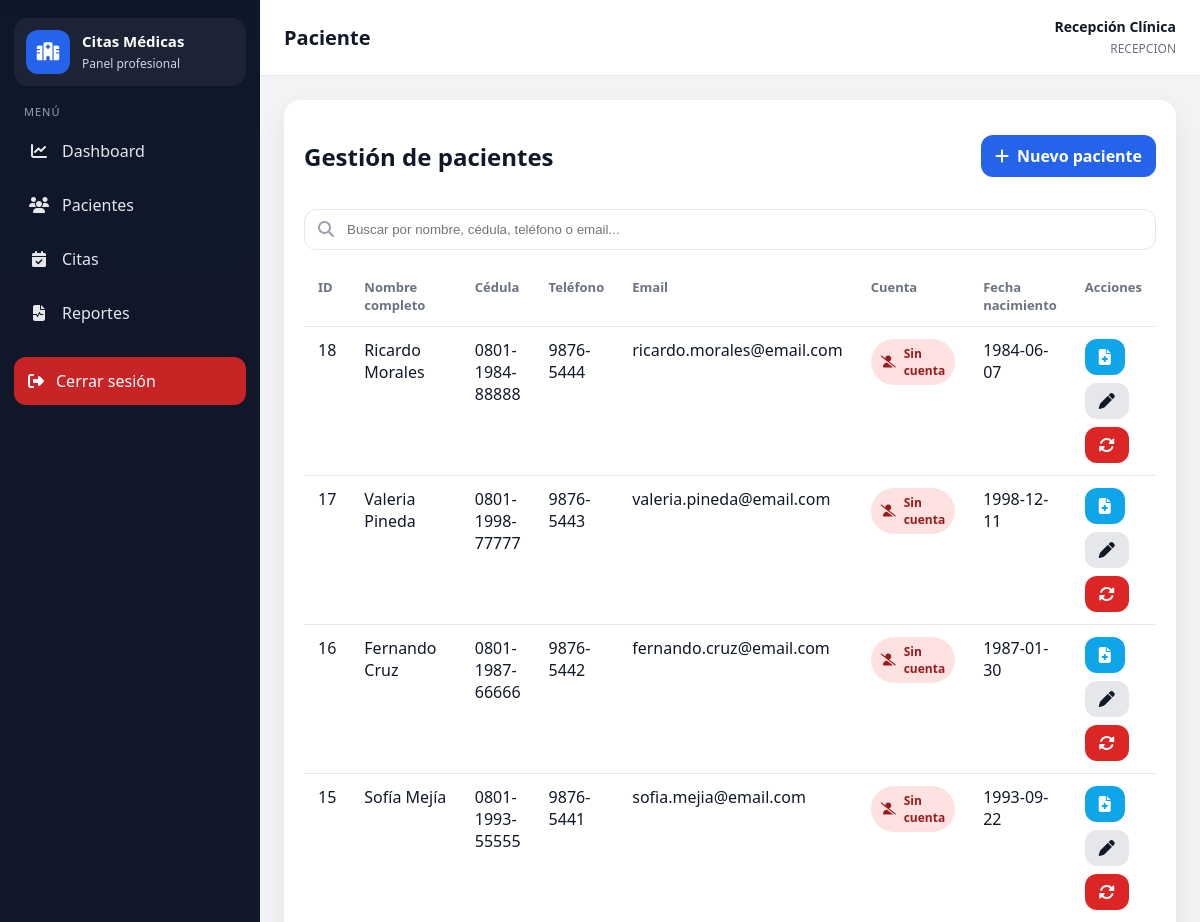
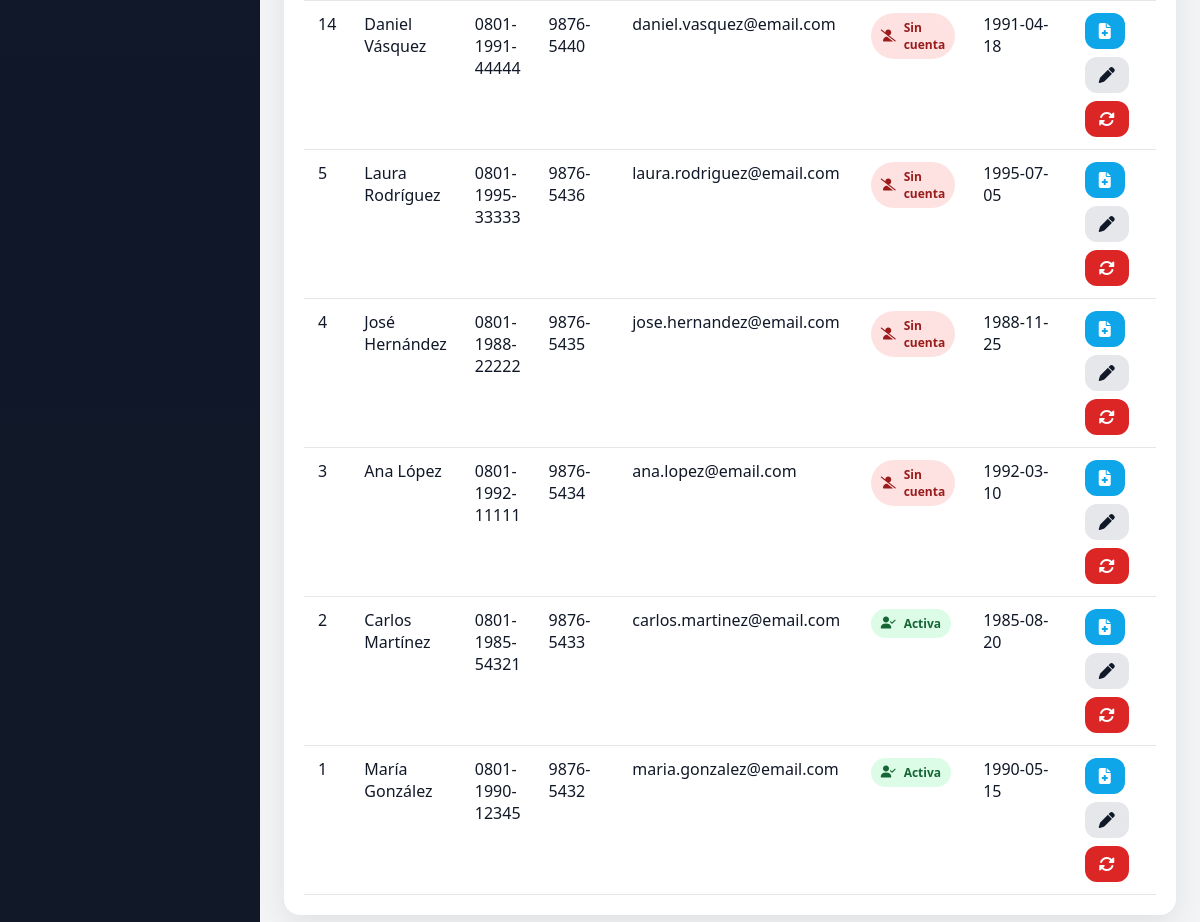
/index.php?controller=paciente&action=index (signed in), run on the app's committed database (2 pictures, top to bottom).
### tables this page shows
CREATE TABLE pacientes (
    id INT AUTO_INCREMENT PRIMARY KEY,
    nombre VARCHAR(100) NOT NULL,
    apellido VARCHAR(100) NOT NULL,
    cedula VARCHAR(15) NOT NULL UNIQUE,
    telefono VARCHAR(20) NULL,
    email VARCHAR(100) NOT NULL,
    fecha_nacimiento DATE NULL,
    fecha_registro TIMESTAMP DEFAULT CURRENT_TIMESTAMP
);

CREATE TABLE usuarios (
    id INT AUTO_INCREMENT PRIMARY KEY,
    nombre VARCHAR(100) NOT NULL,
    email VARCHAR(100) UNIQUE NOT NULL,
    password VARCHAR(255) NOT NULL,
    rol ENUM('admin','medico','recepcion','paciente') NOT NULL,
    medico_id INT NULL,
    paciente_id INT NULL,
    estado ENUM('activo','inactivo') NOT NULL DEFAULT 'activo',
    fecha_creacion TIMESTAMP DEFAULT CURRENT_TIMESTAMP,
    CONSTRAINT fk_usuario_medico FOREIGN KEY (medico_id) REFERENCES medicos(id) ON DELETE SET NULL,
    CONSTRAINT fk_usuario_paciente FOREIGN KEY (paciente_id) REFERENCES pacientes(id) ON DELETE SET NULL
);

### app/controllers/PacienteController.php (called while the page is built, shortened)
<?php
require_once __DIR__ . '/../models/Paciente.php';
require_once __DIR__ . '/../config/database.php';
class PacienteController {
    private $paciente;
    public function __construct(){
        $this->paciente = new Paciente();
    }
    public function index(){
        $pacientes = $this->paciente->obtenerTodos();
        require_once __DIR__ . '/../views/pacientes/index.php';
    }
}

### routes/web.php (called while the page is built, shortened)
<?php
$controller = $_GET['controller'] ?? (isset($_SESSION['usuario_id']) ? 'dashboard' : 'auth');
$action = $_GET['action'] ?? (isset($_SESSION['usuario_id']) ? 'index' : 'login');
switch($controller){
    case 'paciente':
        require_once __DIR__ . '/../app/controllers/PacienteController.php';
        $ctrl = new PacienteController();
        break;
}
$ctrl->$action();

### public/index.php (called while the page is built, shortened)
<?php
require_once __DIR__ . '/../routes/web.php';

### app/config/database.php (called while the page is built)
<?php
class Database {
    private $host = "localhost";
    private $db_name = "citas_medicas";
    private $username = "root";
    private $password = "admin";
    private $charset = "utf8mb4";
    public function conectar() {
        try {
            $dsn = "mysql:host={$this->host};dbname={$this->db_name};charset={$this->charset}";
            $pdo = new PDO($dsn, $this->username, $this->password);
            $pdo->setAttribute(PDO::ATTR_ERRMODE, PDO::ERRMODE_EXCEPTION);
            $pdo->setAttribute(PDO::ATTR_DEFAULT_FETCH_MODE, PDO::FETCH_ASSOC);
            return $pdo;
        } catch (PDOException $e) {
            die("Error de conexión: " . $e->getMessage());
        }
    }
}

### app/core/Model.php (called while the page is built, shortened)
<?php
require_once __DIR__ . '/../config/database.php';
class Model {
    public function __construct() {
        $database = new Database();
        $this->db = $database->conectar();
    }
}

### app/models/Paciente.php (called while the page is built, shortened)
<?php
require_once __DIR__ . '/../core/Model.php';
class Paciente extends Model {
    public function obtenerTodos(){
        $sql = "SELECT p.*, u.id AS usuario_id, u.estado AS usuario_estado
                FROM pacientes p
                LEFT JOIN usuarios u ON u.paciente_id = p.id AND u.rol = 'paciente'
                ORDER BY p.id DESC";
        $stmt = $this->db->prepare($sql);
        $stmt->execute();
        return $stmt->fetchAll();
    }
}

### app/views/pacientes/index.php (the view)
<?php require_once __DIR__ . '/../layout/header.php'; ?>
<div class="table-card">
    <div class="table-header"><h2>Gestión de pacientes</h2><a href="index.php?controller=paciente&action=crear" class="btn btn-primary"><i class="fa-solid fa-plus"></i> Nuevo paciente</a></div>
    <div class="toolbar"><div class="search-box"><i class="fa-solid fa-magnifying-glass"></i><input type="text" placeholder="Buscar por nombre, cédula, teléfono o email..." data-search-target="tabla-pacientes"></div></div>
    <?php if (!empty($pacientes)): ?>
    <div class="table-responsive"><table><thead><tr><th>ID</th><th>Nombre completo</th><th>Cédula</th><th>Teléfono</th><th>Email</th><th>Cuenta</th><th>Fecha nacimiento</th><th>Acciones</th></tr></thead><tbody id="tabla-pacientes">
    <?php foreach ($pacientes as $p): ?>
    <tr>
        <td><?= htmlspecialchars($p['id']) ?></td>
        <td><?= htmlspecialchars($p['nombre'].' '.$p['apellido']) ?></td>
        <td><?= htmlspecialchars($p['cedula']) ?></td>
        <td><?= htmlspecialchars($p['telefono']) ?></td>
        <td><?= htmlspecialchars($p['email']) ?></td>
        <td>
            <?php if (!empty($p['usuario_id'])): ?>
                <span class="account-chip <?= ($p['usuario_estado'] ?? 'activo') === 'activo' ? 'active' : 'inactive' ?>">
                    <i class="fa-solid fa-user-check"></i>
                    <?= ($p['usuario_estado'] ?? 'activo') === 'activo' ? 'Activa' : 'Inactiva' ?>
                </span>
            <?php else: ?>
                <span class="account-chip inactive"><i class="fa-solid fa-user-slash"></i> Sin cuenta</span>
            <?php endif; ?>
        </td>
        <td><?= htmlspecialchars($p['fecha_nacimiento']) ?></td>
        <td>
            <div class="actions">
                <a class="btn btn-info" href="index.php?controller=historial&action=ver&paciente_id=<?= $p['id'] ?>" title="Ver historial clínico">
                    <i class="fa-solid fa-file-medical"></i>
                </a>
                <a class="btn btn-secondary" href="index.php?controller=paciente&action=editar&id=<?= $p['id'] ?>">
                    <i class="fa-solid fa-pen"></i>
                </a>
                <a class="btn btn-danger" href="index.php?controller=paciente&action=eliminar&id=<?= $p['id'] ?>" data-confirm="¿Eliminar este paciente?">
                    <i class="fa-solid fa-rotate"></i>
                </a>
            </div>
        </td>
    </tr>
    <?php endforeach; ?>
    </tbody></table></div>
    <?php else: ?><div class="empty-box"><p>No hay pacientes registrados.</p></div><?php endif; ?>
</div>
<?php require_once __DIR__ . '/../layout/footer.php'; ?>

### app/views/layout/header.php (style rules this page uses)
:root { --sidebar-bg:#111827;--sidebar-hover:#1f2937;--sidebar-active:#2563eb;--body-bg:#f3f4f6;--card-bg:#fff;--text:#111827;--muted:#6b7280;--border:#e5e7eb;--primary:#2563eb;--primary-dark:#1d4ed8;--success:#16a34a;--warning:#f59e0b;--danger:#dc2626;--info:#0ea5e9;--shadow:0 10px 30px rgba(0,0,0,.08);--radius:16px }
* { box-sizing:border-box }
body { margin:0;font-family:'Segoe UI',Tahoma,Geneva,Verdana,sans-serif;background:var(--body-bg);color:var(--text) }
a { text-decoration:none;color:inherit }
.card,.table-card,.form-card { background:var(--card-bg);border-radius:var(--radius);box-shadow:var(--shadow) }
.table-card,.form-card { padding:20px }
.table-header,.form-header { display:flex;align-items:center;justify-content:space-between;gap:15px;margin-bottom:16px }
.toolbar { display:flex;justify-content:space-between;gap:12px;margin-bottom:16px;flex-wrap:wrap }
.search-box { position:relative;flex:1;min-width:250px }
.search-box input,.filters input,.filters select { width:100%;padding:12px 14px 12px 42px;border:1px solid var(--border);border-radius:12px;background:#fff }
.search-box i { position:absolute;left:14px;top:50%;transform:translateY(-50%);color:#9ca3af }
.table-responsive { overflow:auto }
table { width:100%;border-collapse:collapse }
th,td { padding:12px 14px;border-bottom:1px solid var(--border);text-align:left;vertical-align:top }
th { font-size:13px;color:var(--muted);font-weight:700 }
.btn { border:none;border-radius:12px;padding:10px 14px;font-weight:700;cursor:pointer;display:inline-flex;align-items:center;gap:8px }
.btn-primary { background:var(--primary);color:#fff }
.btn-secondary { background:#e5e7eb;color:#111827 }
.btn-danger { background:#dc2626;color:#fff }
.btn-info { background:#0ea5e9;color:#fff }
.actions { display:flex;gap:8px;flex-wrap:wrap }
.account-chip { display:inline-flex;align-items:center;gap:8px;padding:6px 10px;border-radius:999px;font-size:12px;font-weight:700 }
.account-chip.active { background:#dcfce7;color:#166534 }
.account-chip.inactive { background:#fee2e2;color:#991b1b }

### data on the page
pacientes: id "18", nombre+apellido "Ricardo Morales", cedula "0801-1984-88888", telefono "9876-5444", email "ricardo.morales@email.com", shows "Sin cuenta", fecha_nacimiento "1984-06-07"
pacientes: id "17", nombre+apellido "Valeria Pineda", cedula "0801-1998-77777", telefono "9876-5443", email "valeria.pineda@email.com", shows "Sin cuenta", fecha_nacimiento "1998-12-11"
pacientes: id "16", nombre+apellido "Fernando Cruz", cedula "0801-1987-66666", telefono "9876-5442", email "fernando.cruz@email.com", shows "Sin cuenta", fecha_nacimiento "1987-01-30"
pacientes: id "15", nombre+apellido "Sofía Mejía", cedula "0801-1993-55555", telefono "9876-5441", email "sofia.mejia@email.com", shows "Sin cuenta", fecha_nacimiento "1993-09-22"
pacientes: id "14", nombre+apellido "Daniel Vásquez", cedula "0801-1991-44444", telefono "9876-5440", email "daniel.vasquez@email.com", shows "Sin cuenta", fecha_nacimiento "1991-04-18"
pacientes: id "5", nombre+apellido "Laura Rodríguez", cedula "0801-1995-33333", telefono "9876-5436", email "laura.rodriguez@email.com", shows "Sin cuenta", fecha_nacimiento "1995-07-05"
pacientes: id "4", nombre+apellido "José Hernández", cedula "0801-1988-22222", telefono "9876-5435", email "jose.hernandez@email.com", shows "Sin cuenta", fecha_nacimiento "1988-11-25"
pacientes: id "3", nombre+apellido "Ana López", cedula "0801-1992-11111", telefono "9876-5434", email "ana.lopez@email.com", shows "Sin cuenta", fecha_nacimiento "1992-03-10"
usuarios: paciente "2", paciente.apellido "Carlos Martínez", paciente.cedula "0801-1985-54321", paciente.telefono "9876-5433", paciente.email "carlos.martinez@email.com", estado "Activa", paciente.fecha_nacimiento "1985-08-20"
usuarios: paciente "1", paciente.apellido "María González", paciente.cedula "0801-1990-12345", paciente.telefono "9876-5432", paciente.email "maria.gonzalez@email.com", estado "Activa", paciente.fecha_nacimiento "1990-05-15"

### other printed values
$currentController "Paciente"
$_SESSION['usuario_nombre'] "Recepción Clínica"
$role "RECEPCION"
